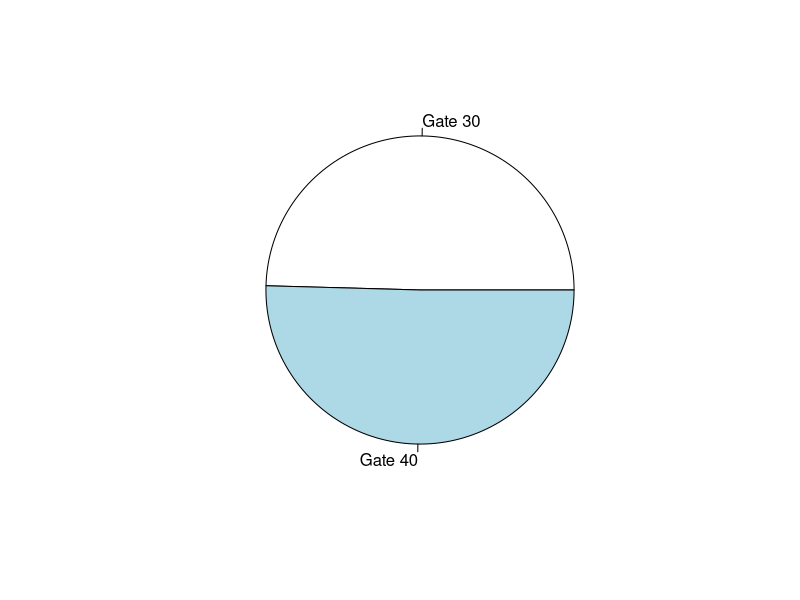
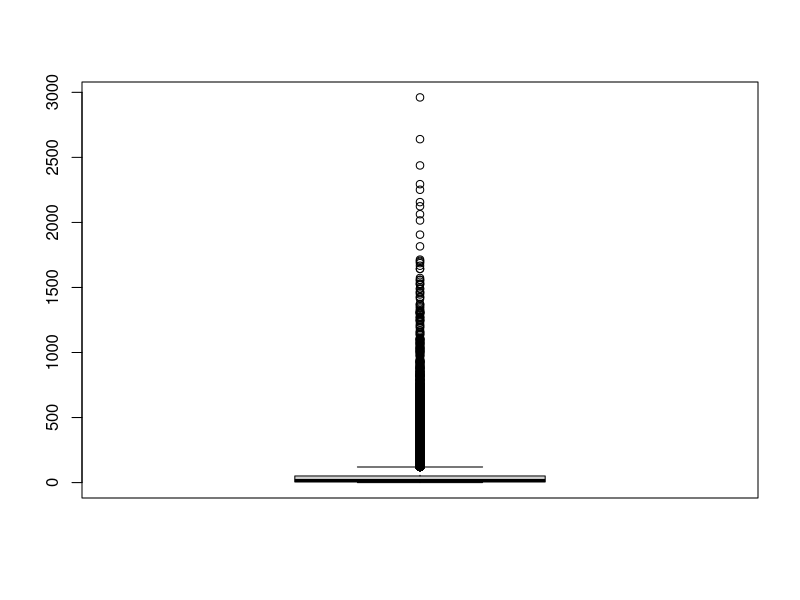
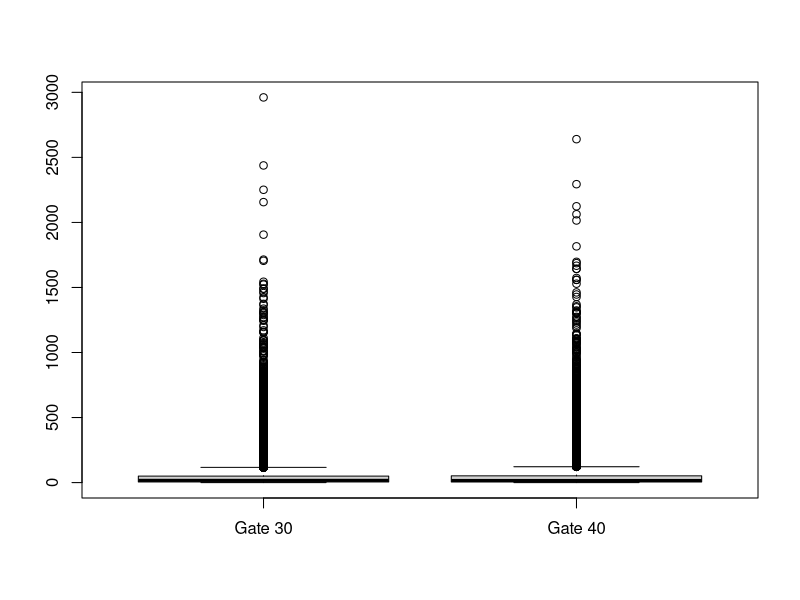
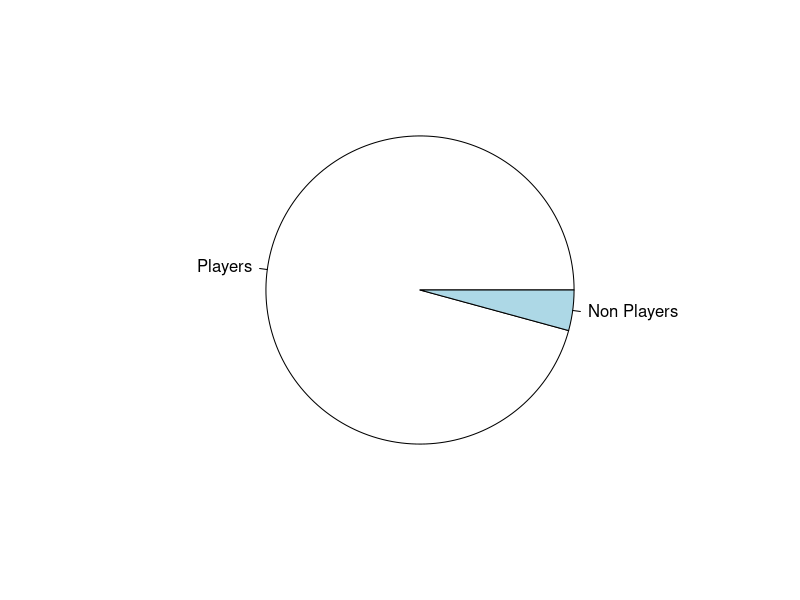
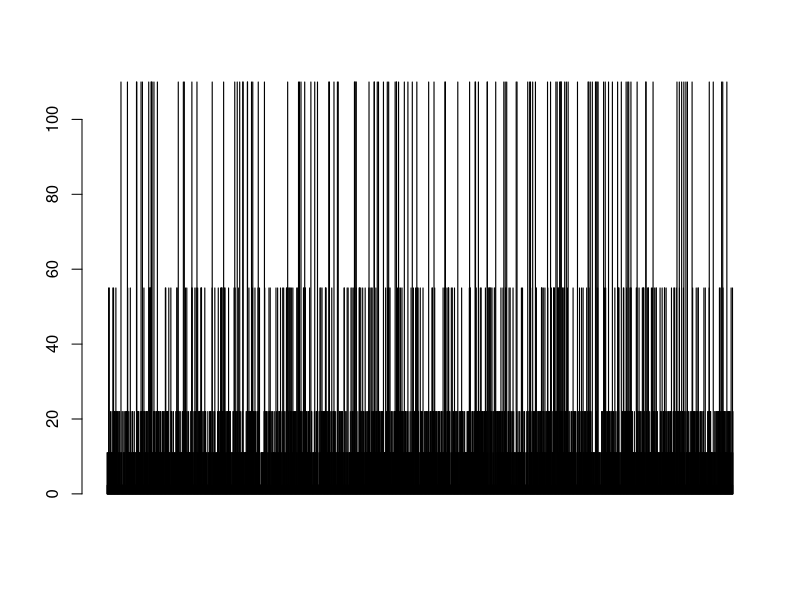
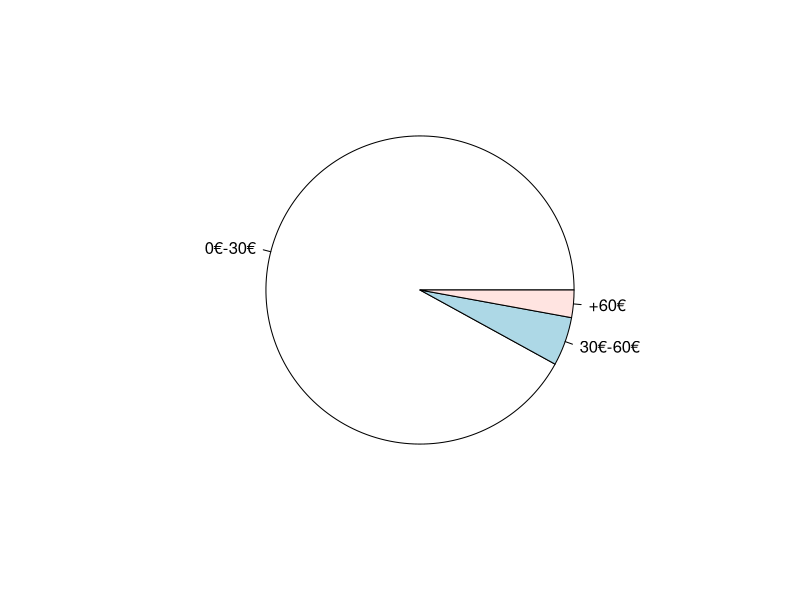
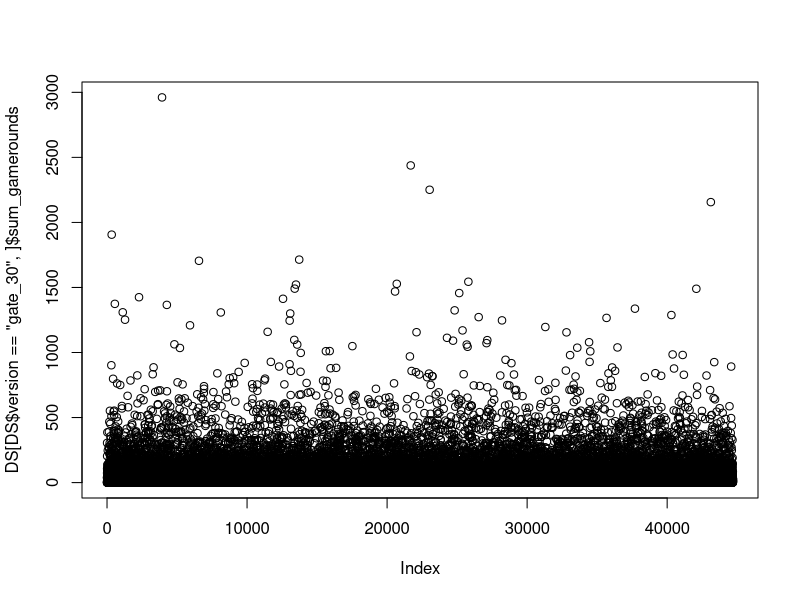
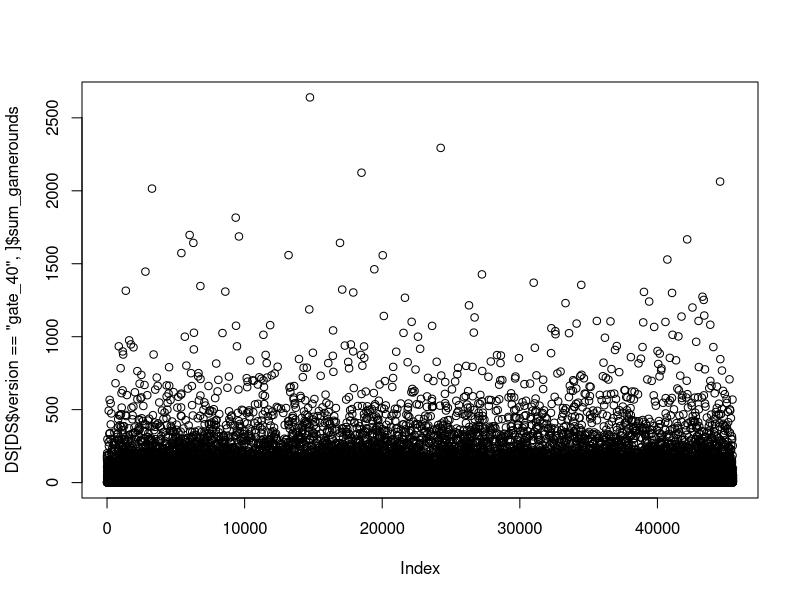

The R source for these figures, in order:
## ---- chunk 1
knitr::opts_chunk$set(echo = TRUE)
#Importar les llibreries
library(dplyr)
## ---- chunk 2
# Load datasets
DS <- read.csv("cookie_cats_ABtest.csv")
nrow(DS)
ncol(DS)
summary(DS)

## ---- chunk 3
# Load datasets
PR <- read.csv("cookie_cats_purch.csv")
nrow(PR)
ncol(PR)
summary(PR)


## ---- chunk 4
unique(DS$version)
unique(DS$sum_gamerounds)
unique(DS$retention_1) #Doing this we can search inconsistencies, like there are FALSE " false" and TRUE " true " variables when it should only be FALSE and TRUE

DS$retention_1[DS$retention_1 == "false "] = FALSE #Changing that "false " into FALSE so we have only one FALSE value
DS$retention_1[DS$retention_1 == "  true "] = TRUE #Changing that " true " into TRUE so we have only one TRUE value

unique(DS$retention_1) #to check if we change the values correctly.
DS$retention_1 = as.logical(DS$retention_1) #now our values in retention_1 are logical values. Before doing that they where strings.
unique(DS$retention_1) #to check if we change the values correctly again.
unique(DS$retention_7) 

DS <- DS[-which.max(DS$sum_gamerounds),] #We remove the max sum_gamerounds that is very very high

## ---- chunk 5
#Check the data set for inconsistencies on the values
unique(PR$id)
unique(PR$purch)

#Change all negatives values to positives values
PR$purch <- gsub("-", "", PR$purch)

#Remove all NA values in the dataset
PR <- na.omit(PR)

#Check again to be sure there are no more inconsistencies
unique(PR$id)
unique(PR$purch)

## ---- chunk 6
totalUserAmmount <- length(DS$userid)
totalUserAmmount
## ---- chunk 7
#Check the amount of users for each group of the A/B test
g30_UserAmmount <- length(DS$userid[DS$version == "gate_30"])
g40_UserAmmount <- length(DS$userid[DS$version == "gate_40"])

#Verify that the sum of the amount of users per group is equal to the totalilty of users
g30_UserAmmount + g40_UserAmmount == totalUserAmmount

g30_Percentile <- (g30_UserAmmount / totalUserAmmount) * 100
g30_Percentile

g40_Percentile <- (g40_UserAmmount / totalUserAmmount) * 100
g40_Percentile

#There's a slightly higher amount of users in gate40 than in gate30, precisely a 0.88% more
(g40_Percentile - g30_Percentile) 

#We draw a pie chart to see that difference more clearly
pie(c(g30_UserAmmount, g40_UserAmmount),  c("Gate 30", "Gate 40"))


## ---- chunk 8
boxplot(DS$sum_gamerounds)

## ---- chunk 9
boxplot(DS$sum_gamerounds[DS$version == "gate_30"], DS$sum_gamerounds[DS$version == "gate_40"], names = c("Gate 30", "Gate 40"))

totalGamerounds = sum(DS$sum_gamerounds)
gate30Gamerounds = sum(DS$sum_gamerounds[DS$version == "gate_30"])
gate40Gamerounds = sum(DS$sum_gamerounds[DS$version == "gate_40"])

## ---- chunk 10
# ---------- RETENTION 1 ----------
#Percentage of users with version gate_30 that are still active the day after installation (among all players with gate_30)
g30Ret1 = length(DS$version[DS$version == "gate_30" & DS$retention_1 == TRUE])
g30Ret1Percentage = (g30Ret1/ g30_UserAmmount) * 100
g30Ret1Percentage

#Percentage of users with version gate_40 that are still active the day after installation (among all players with gate_40)
g40Ret1 = length(DS$version[DS$version == "gate_40" & DS$retention_1 == TRUE])
g40Ret1Percentage = (g40Ret1/ g40_UserAmmount) * 100
g40Ret1Percentage

#There's a slighlty higher retention_1 of users in gate_30 than in gate_40
(g30Ret1Percentage - g40Ret1Percentage)

## ---- chunk 11
# ---------- RETENTION 7 ----------
#Percentage of users with version gate_30 that are still active after one week of installation (among all players with gate_30)
g30Ret7 = length(DS$version[DS$version == "gate_30" & DS$retention_7 == TRUE])
g30Ret7Percentage = (g30Ret7/ g30_UserAmmount) * 100
g30Ret7Percentage

#Percentage of users with version gate_40 that are still active after one week of installation (among all players with gate_40)
g40Ret7 = length(DS$version[DS$version == "gate_40" & DS$retention_7 == TRUE])
g40Ret7Percentage = (g40Ret7/ g40_UserAmmount) * 100
g40Ret7Percentage

#There's a slighlty higher retention_1 of users in gate_30 than in gate_40
(g30Ret7Percentage - g40Ret7Percentage)

## ---- chunk 12
#To know if there are nonplayers, we have to look sum_gamerounds. If they've played  0 rounds, it means they didn't play the game.
#Searching for non players (sum_gamerounds = 0)
nonPlayersAmmount = length(DS$sum_gamerounds[DS$sum_gamerounds == 0])
nonPlayersAmmount

#NonPlayers in percentage
nonPlayersPercentage = (nonPlayersAmmount / totalUserAmmount) * 100
nonPlayersPercentage

#Piechart
names = c("Players", "Non Players")
variables = c(totalUserAmmount, nonPlayersAmmount)

pie(variables, names)
## ---- chunk 13
#Fixing purch to sum up all the purchases. To do that, we split our string purch to use only the numbers and get rid of EUR.
purchFixed = strsplit(PR$purch, split = "EUR")
newPurchFixed = as.vector(unlist(purchFixed))
newPurchFixed = as.numeric(newPurchFixed)

barplot(newPurchFixed)

minPurchaseGroup <- newPurchFixed[newPurchFixed <= 30] #the have spent between 0€ and 30€
medPurchaseGroup <- newPurchFixed[newPurchFixed < 60 & newPurchFixed > 30]#they have spent between 30€ and 60€
maxPurchaseGroup <- newPurchFixed[newPurchFixed >= 60]#They have spent more than 60€

var = c(length(minPurchaseGroup), length(medPurchaseGroup), length(maxPurchaseGroup))
levels = c("0€-30€", "30€-60€", "+60€")

pie(var, levels)

## ---- chunk 14
#ARPU - Average Revenue Per User 

allPurch = sum(newPurchFixed)

#Now we compute our ARPU
arpu = allPurch / totalUserAmmount
arpu

#ARRPU - Average Revenue Per Paying User
#computing the number of players who pay
payingUsers = length(unique(PR$id))
arrpu = allPurch / payingUsers
arrpu

#Conversion Rate
conversionRate = payingUsers/totalUserAmmount
conversionRate

conversionRate * 100
## ---- chunk 15
plot(DS[DS$version == "gate_30",]$sum_gamerounds)
plot(DS[DS$version == "gate_40",]$sum_gamerounds)

## ---- chunk 16
#Confidence level = 95%

#Significance level = 0.05
## ---- chunk 17
#mean
meanGameroundsGate30 = mean(DS$sum_gamerounds[DS$version == "gate_30"])
meanGameroundsGate30
meanGameroundsGate40 = mean(DS$sum_gamerounds[DS$version == "gate_40"])
meanGameroundsGate40
## ---- chunk 18
#sd
sdGate30 = sd(DS$sum_gamerounds[DS$version == "gate_30"])
sdGate30
sdGate40 = sd(DS$sum_gamerounds[DS$version == "gate_40"])
sdGate40
## ---- chunk 19
#number of samples
n1 = length(DS$sum_gamerounds[DS$version == "gate_30"])
n1
n2 = length(DS$sum_gamerounds[DS$version == "gate_40"])
n2
## ---- chunk 20
#Observed statistic
diffmeans = (meanGameroundsGate40 - meanGameroundsGate30)
squareRoot = sqrt((sdGate30)^2/n1 + (sdGate40)^2/n2)
obsStat =  diffmeans/squareRoot 
obsStat
## ---- chunk 21
#degree of freedom (df)
p1 = ((sdGate30)^2/n1 + (sdGate40)^2/n2)^2
p2.1 = (((sdGate30)^2/n1)^2) / (n1 - 1)
p2.2 = (((sdGate40)^2/n2)^2) / (n2 - 1) 

df = p1 / (p2.1 + p2.2)
df
## ---- chunk 22
#pvalue
pvalue = pt(obsStat, df, lower.tail = FALSE)
pvalue

#critical value (z)
z = qt(0.05, df, lower.tail = FALSE)
z

## ---- chunk 23
obsStat > z
## ---- chunk 24
PR_OnlyNums = data.frame(PR$id, as.numeric(gsub("[A-Za-z]" , "", PR$purch)))
colnames(PR_OnlyNums) = c("id", "purch")
PR_sumPurch <- aggregate(purch ~ id, PR_OnlyNums, sum)
PurchasexRound = merge(DS, PR_sumPurch, by.x="userid", by.y="id")
plot(PurchasexRound$sum_gamerounds, PurchasexRound$purch, main = "Relation between Game rounds and purchases", xlab = "Game rounds", ylab = "Money spent")

## ---- chunk 25
mylm = lm(purch ~ sum_gamerounds, PurchasexRound)
mylm
plot(PurchasexRound$sum_gamerounds, PurchasexRound$purch, main = "Relation between Game rounds and purchases", xlab = "Game rounds", ylab = "Money spent")
abline(mylm, col = "Red")
## ---- chunk 26
summary(mylm)
## ---- chunk 27
invest <- 50
new.ds <- data.frame( sum_gamerounds=invest )
predict(mylm, new.ds)
## ---- chunk 28
investSeq <- seq(0, 1000, by=50)
new.ds2 <- data.frame( sum_gamerounds=investSeq )
simulation = predict(mylm, new.ds2)
table(simulation)
plot(simulation)
